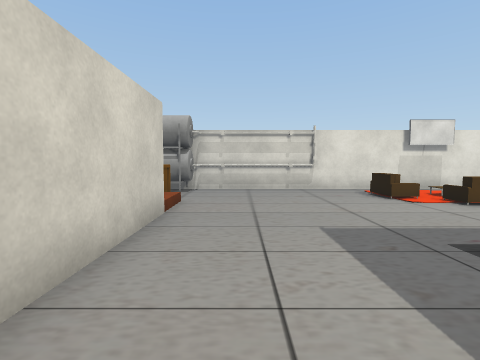
View 1 (above)

16 first-person views from a walk through a Unity game level. The camera is 1.3 m above the floor, tilts 4° down and sees 85° across. The floor is counted in squares, 1 m on a side. Each view is taken from the middle of a square. On the plan, view 1 faces up. The plan holds only what a view shows up to about 13 squares ahead; the rest is blank. Some surface patterns are stand-ins.

View 2
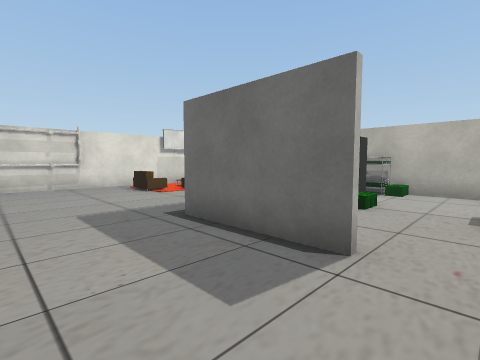

View 3
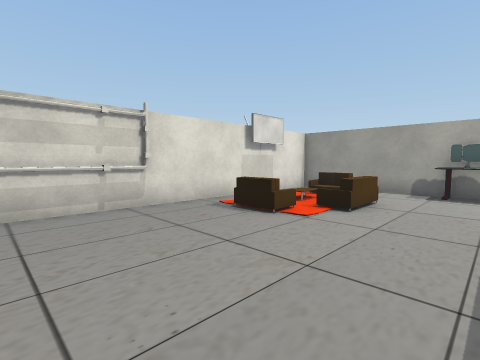

View 4
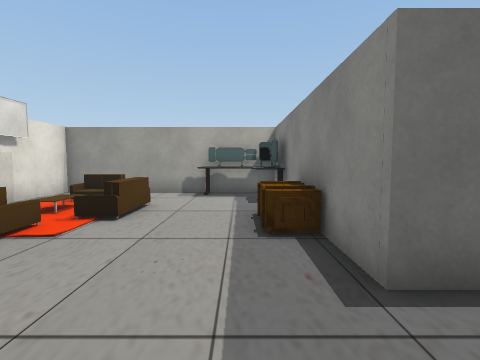

View 5
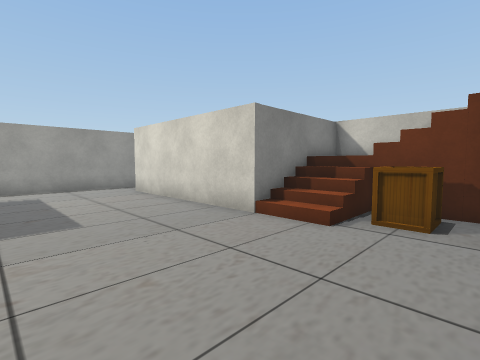

View 6
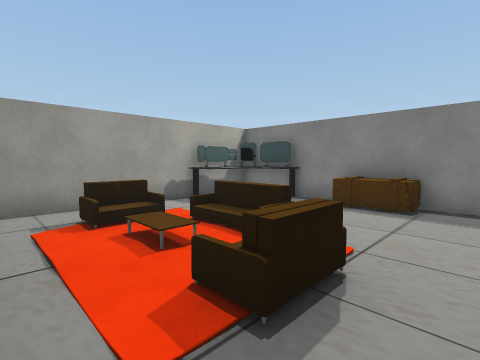

View 7
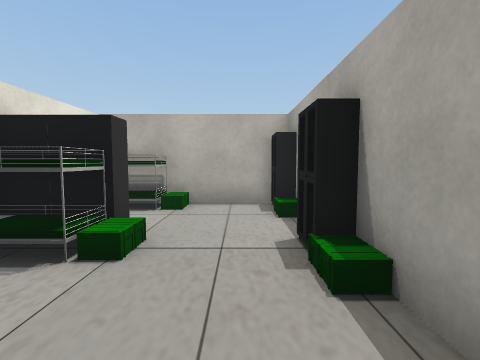

View 8
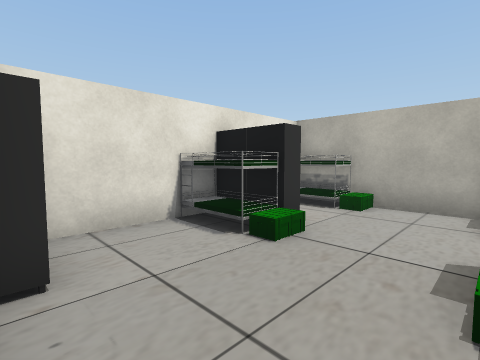

View 9
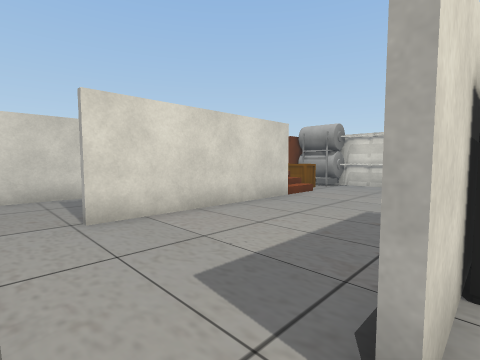

View 10
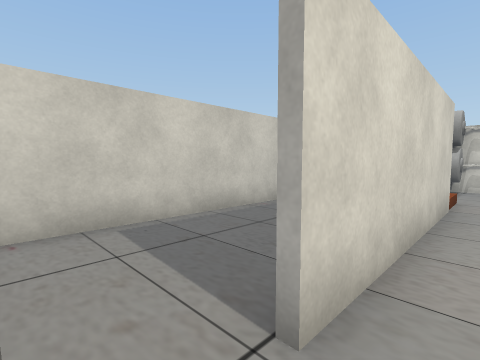

View 11
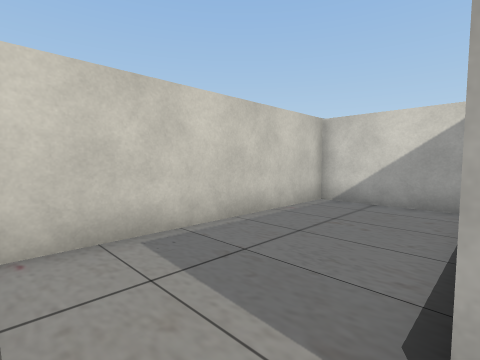

View 12
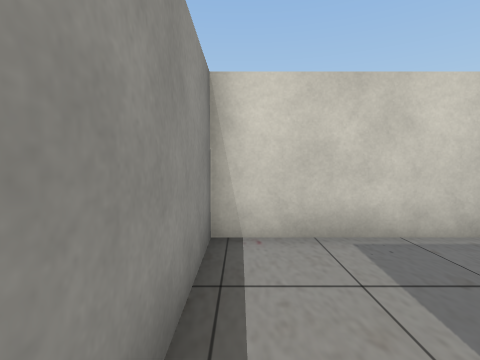

View 13
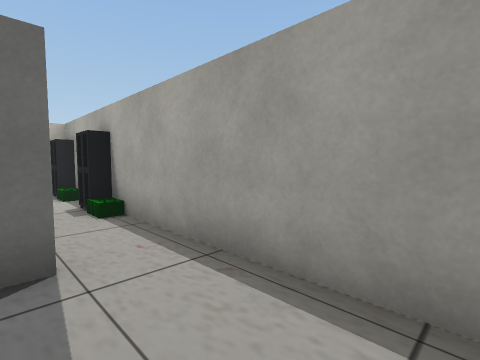

View 14
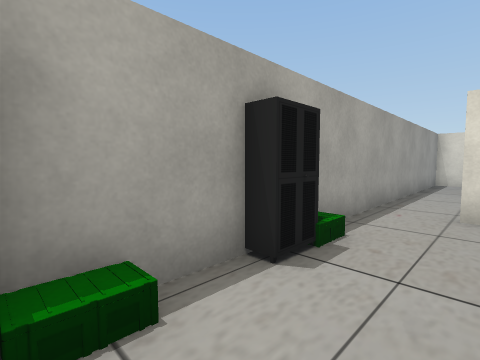

View 15
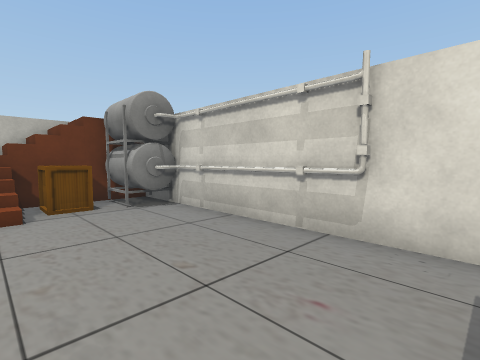

View 16
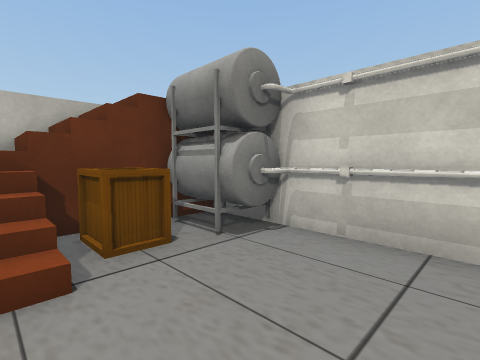

### Floor plan
Key: @ floor where view 1 was taken; # wall or solid block; . main floor; : floor 2.75 m higher than the main floor; + floor 3.25 m higher than the main floor; / step, stairs or slope; = window, fence, low wall or low ledge; T tank; P pipe; C crate; R rug; L locker; E desk; O other object.
Columns run from 7 left of view 1 to 12 right of it. Each row starts with its distance up from view 1.
 13      ###############
 12    +TOOOOOP........#
 11    :TT.............#
 10  //CC........    O.#
  9  //CC.......RR   R.#
  8    ///........ROR..#
  7 #==###.............#
  6 #....#............E#
  5 #....#............E#
  4 #....#.......CC..EE#
  3 #....#..... ###OL#O#
  2 #....#.....L..OLL.OO
  1 #....#.....#...LL.O#
  0 #....#.@...#.......#
 -1 #..................#
 -2 #.............LL..LL
 -3 ###################

Positions as (right, up) in squares from view 1, and headings:
1: (0, 0), facing up
2: (0, -2), facing up-right
3: (0, 5), facing up-right
4: (1, 5), facing right
5: (3, 11), facing down-left
6: (4, 12), facing down-right
7: (4, -1), facing right
8: (4, -2), facing up-right
9: (4, -2), facing up-left
10: (-1, -2), facing up-left
11: (-2, -2), facing up-left
12: (-2, -2), facing left
13: (0, 0), facing down-right
14: (11, 0), facing down-left
15: (5, 8), facing up-left
16: (1, 8), facing up-left
